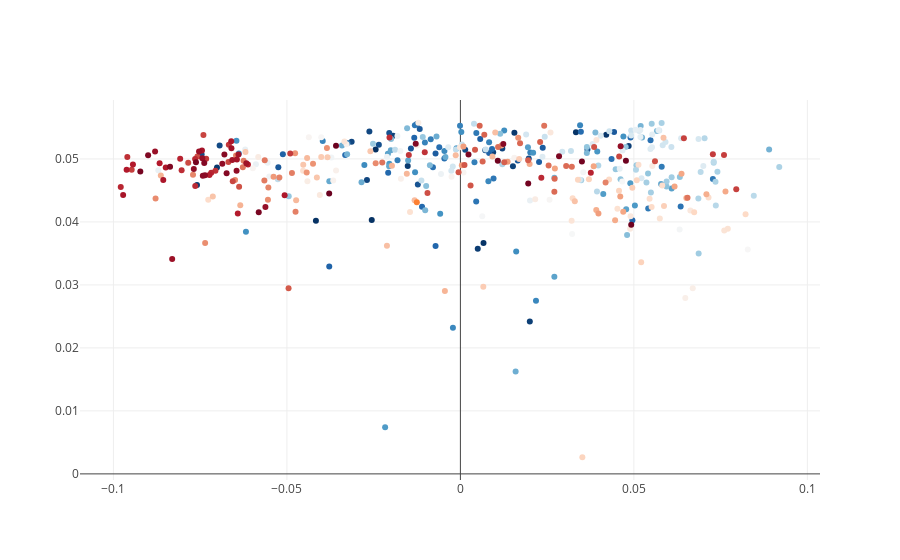

Source (notebook cell):
### Markdown cell above
The last line gives the shape of the table: that's a lot of columns, or put another way, that's a very high-dimensional table! It's hard for us to visualize 22316th-dimensional space, but we're good at visualizing 2-dimensional space. SO, our next step is to reduce the dimensions of this table, keeping only the most informative dimensions. The code does this by treating the frequency of each individual word as a feature of a speech and finding the feature vectors that vary the most.

### Code cell
np.random.seed(42)

# Finds the 2 largest singular values/vectors for the table
(u, s, vt) = sp.sparse.linalg.svds(tfidf, k=2)

speech['x'] = u[:,0]
speech['y'] = u[:,1]

# Plot the graph
colors = np.array(["rgba({0},{1},{2},1)".format(*c) for c in sns.color_palette("RdBu_r", len(speech))])
colors[-1] = "rgba(.99,.5,.2,1.)"
py.iplot([go.Scatter(x = speech['x'], y = speech['y'], mode='markers', marker=dict(color=colors), 
                     text=speech['Candidate'])])

### Figure 1 — Plotly figure (JSON) as saved in the notebook; plotly's stock layout.template omitted (floating-point values rounded to 4 significant figures; data arrays with more than 128 entries replaced by an {"elided": "..."} marker saying what was removed)
{"data": [{"marker": {"color": {"elided": "430 str values"}}, "mode": "markers", "text": {"elided": "430 str values"}, "type": "scatter", "x": {"elided": "430 float values"}, "y": {"elided": "430 float values"}}], "layout": {}}
